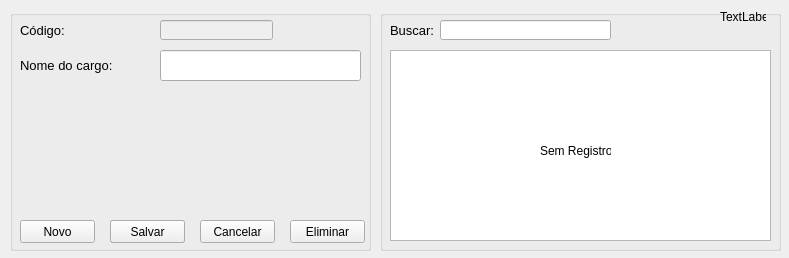
<?xml version="1.0" encoding="UTF-8"?>
<ui version="4.0">
 <class>frmcargo</class>
 <widget class="QWidget" name="frmcargo">
  <property name="geometry">
   <rect>
    <x>0</x>
    <y>0</y>
    <width>789</width>
    <height>258</height>
   </rect>
  </property>
  <property name="windowTitle">
   <string>Registro de Cargo</string>
  </property>
  <property name="locale">
   <locale language="Portuguese" country="Brazil"/>
  </property>
  <widget class="QGroupBox" name="groupBox">
   <property name="geometry">
    <rect>
     <x>10</x>
     <y>10</y>
     <width>361</width>
     <height>241</height>
    </rect>
   </property>
   <property name="title">
    <string/>
   </property>
   <widget class="QLineEdit" name="txtnom">
    <property name="geometry">
     <rect>
      <x>150</x>
      <y>40</y>
      <width>201</width>
      <height>31</height>
     </rect>
    </property>
    <property name="font">
     <font>
      <pointsize>10</pointsize>
     </font>
    </property>
    <property name="maxLength">
     <number>12</number>
    </property>
   </widget>
   <widget class="QLabel" name="label">
    <property name="geometry">
     <rect>
      <x>10</x>
      <y>40</y>
      <width>131</width>
      <height>31</height>
     </rect>
    </property>
    <property name="font">
     <font>
      <pointsize>10</pointsize>
     </font>
    </property>
    <property name="text">
     <string>Nome do cargo:</string>
    </property>
   </widget>
   <widget class="QPushButton" name="btnnovo">
    <property name="geometry">
     <rect>
      <x>10</x>
      <y>210</y>
      <width>75</width>
      <height>23</height>
     </rect>
    </property>
    <property name="text">
     <string>Novo</string>
    </property>
   </widget>
   <widget class="QPushButton" name="btneditar">
    <property name="geometry">
     <rect>
      <x>100</x>
      <y>210</y>
      <width>75</width>
      <height>23</height>
     </rect>
    </property>
    <property name="text">
     <string>Editar</string>
    </property>
   </widget>
   <widget class="QPushButton" name="btncancelar">
    <property name="geometry">
     <rect>
      <x>190</x>
      <y>210</y>
      <width>75</width>
      <height>23</height>
     </rect>
    </property>
    <property name="text">
     <string>Cancelar</string>
    </property>
   </widget>
   <widget class="QPushButton" name="btneliminar">
    <property name="geometry">
     <rect>
      <x>280</x>
      <y>210</y>
      <width>75</width>
      <height>23</height>
     </rect>
    </property>
    <property name="text">
     <string>Eliminar</string>
    </property>
   </widget>
   <widget class="QPushButton" name="btnsalvar">
    <property name="geometry">
     <rect>
      <x>100</x>
      <y>210</y>
      <width>75</width>
      <height>23</height>
     </rect>
    </property>
    <property name="text">
     <string>Salvar</string>
    </property>
   </widget>
   <widget class="QLineEdit" name="txtcod">
    <property name="enabled">
     <bool>false</bool>
    </property>
    <property name="geometry">
     <rect>
      <x>150</x>
      <y>10</y>
      <width>113</width>
      <height>20</height>
     </rect>
    </property>
    <property name="font">
     <font>
      <pointsize>10</pointsize>
     </font>
    </property>
   </widget>
   <widget class="QLabel" name="label_7">
    <property name="geometry">
     <rect>
      <x>10</x>
      <y>10</y>
      <width>46</width>
      <height>21</height>
     </rect>
    </property>
    <property name="font">
     <font>
      <pointsize>10</pointsize>
     </font>
    </property>
    <property name="text">
     <string>Código:</string>
    </property>
   </widget>
  </widget>
  <widget class="QGroupBox" name="groupBox_2">
   <property name="geometry">
    <rect>
     <x>380</x>
     <y>10</y>
     <width>401</width>
     <height>241</height>
    </rect>
   </property>
   <property name="title">
    <string/>
   </property>
   <widget class="QTableWidget" name="tabla">
    <property name="enabled">
     <bool>true</bool>
    </property>
    <property name="geometry">
     <rect>
      <x>10</x>
      <y>40</y>
      <width>381</width>
      <height>191</height>
     </rect>
    </property>
    <property name="editTriggers">
     <set>QAbstractItemView::NoEditTriggers</set>
    </property>
    <property name="selectionBehavior">
     <enum>QAbstractItemView::SelectRows</enum>
    </property>
    <attribute name="horizontalHeaderHighlightSections">
     <bool>false</bool>
    </attribute>
    <attribute name="verticalHeaderVisible">
     <bool>false</bool>
    </attribute>
    <attribute name="verticalHeaderHighlightSections">
     <bool>false</bool>
    </attribute>
   </widget>
   <widget class="QLabel" name="lblsinreg">
    <property name="geometry">
     <rect>
      <x>160</x>
      <y>130</y>
      <width>71</width>
      <height>21</height>
     </rect>
    </property>
    <property name="text">
     <string>Sem Registros</string>
    </property>
   </widget>
   <widget class="QLabel" name="lblindice">
    <property name="geometry">
     <rect>
      <x>340</x>
      <y>0</y>
      <width>46</width>
      <height>13</height>
     </rect>
    </property>
    <property name="text">
     <string>TextLabel</string>
    </property>
   </widget>
   <widget class="QLineEdit" name="txtbuscar">
    <property name="geometry">
     <rect>
      <x>60</x>
      <y>10</y>
      <width>171</width>
      <height>20</height>
     </rect>
    </property>
   </widget>
   <widget class="QLabel" name="label_8">
    <property name="geometry">
     <rect>
      <x>10</x>
      <y>10</y>
      <width>46</width>
      <height>21</height>
     </rect>
    </property>
    <property name="font">
     <font>
      <pointsize>10</pointsize>
     </font>
    </property>
    <property name="text">
     <string>Buscar:</string>
    </property>
   </widget>
  </widget>
 </widget>
 <tabstops>
  <tabstop>txtcod</tabstop>
  <tabstop>txtnom</tabstop>
  <tabstop>txtbuscar</tabstop>
  <tabstop>btnnovo</tabstop>
  <tabstop>btnsalvar</tabstop>
  <tabstop>btneditar</tabstop>
  <tabstop>btncancelar</tabstop>
  <tabstop>btneliminar</tabstop>
  <tabstop>tabla</tabstop>
 </tabstops>
 <resources/>
 <connections>
  <connection>
   <sender>tabla</sender>
   <signal>cellClicked(int,int)</signal>
   <receiver>lblindice</receiver>
   <slot>setNum(int)</slot>
   <hints>
    <hint type="sourcelabel">
     <x>708</x>
     <y>141</y>
    </hint>
    <hint type="destinationlabel">
     <x>819</x>
     <y>16</y>
    </hint>
   </hints>
  </connection>
 </connections>
</ui>
